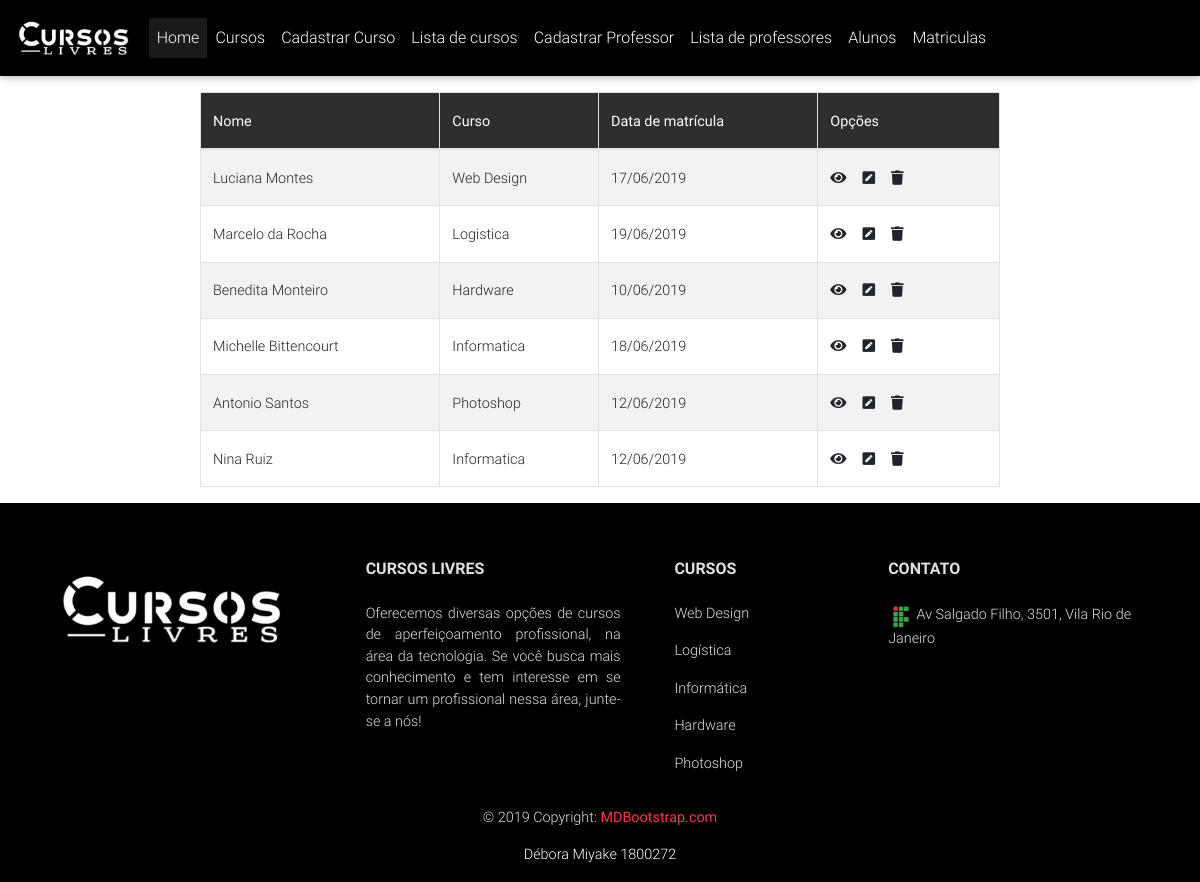
/projeto/matricula/listagem_matricula.php, run on the app's committed database.
### tables this page shows
CREATE TABLE `matricula` (
 `id_matricula` int(11) AUTO_INCREMENT PRIMARY KEY NOT NULL,
 `nome_aluno` varchar(30) NOT NULL,
 `curso` varchar(30) NOT NULL,
 `data` date NOT NULL
);

### projeto/matricula/models/lista_matricula_models.php (the view, shortened to what this page needs)
<?php
function listaMatricula() {
    $condb = new mysqli('localhost','root','','basedados');
    $sel = "SELECT * FROM matricula";
    $rs = $condb ->query($sel);
    $html = '<table class="table table-striped table-bordered my-3 col-md-8 container-fluid">
        <thead class="elegant-color white-text">
            <tr>
            <th score="col">Nome</th>
            <th score="col">Curso</th>
            <th score="col">Data de matrícula</th>
            <th score="col">Opções</th>
            </tr>
        </thead>
        <tbody>';
    while($matricula = $rs -> fetch_assoc()){
        $html .= '<tr>';
        $html .= '<td>'.$matricula['nome_aluno'].'</td>';
        $html .= '<td>'.$matricula['curso'].'</td>';
        $html .= '<td>'.date('d/m/Y',strtotime($matricula['data'])).'</td>';
        $html .= '<td>'.getActionButtons($matricula['id_matricula']).'</td>';
        $html .= '</tr>';
    };
    $html .= '</tboby></table>';
    return $html;
};
function getActionButtons($id){
        $html = '<a href= "../matricula/visualizar.php?id='.$id.'"><i class="fas fa-eye mr-3"></i></a>';
        $html .= '<a href= "../matricula/editar.php?id='.$id.'"><i class="fas fa-pen-square mr-3"></i></a>';
        $html .= '<a href= "../matricula/remover.php?id='.$id.'"><i class="fas fa-trash mr-3"></i></a>';
    return $html;
};
?>

### projeto/views/header.php (shortened to what this page needs)
<!DOCTYPE html>
<html lang="pt-br">
<head>
  <link rel="stylesheet" href="https://use.fontawesome.com/releases/v5.7.0/css/all.css">
  <link href="<?=BASEURL?>assets/mdb/css/bootstrap.min.css" rel="stylesheet">
  <link href="<?=BASEURL?>assets/mdb/css/mdb.min.css" rel="stylesheet">
  <link href="<?=BASEURL?>css/css.css" rel="stylesheet">
</head>
<body>

### projeto/views/navbar_adm.php (shortened to what this page needs)
<nav class="mb-1 navbar navbar-expand-lg navbar-dark black">
  <a class="navbar-brand" href="#">
    <img src="img/logo.png" height="50" alt="logo">
  </a>
  <div class="collapse navbar-collapse" id="navbarSupportedContent-333">
    <ul class="navbar-nav mr-auto">
      <li class="nav-item active">
        <a class="nav-link" href="/projeto">Home
        </a>
      </li>
      <li class="nav-item dropdown">
        <a class="nav-link" href="<?=BASEURL?>curso/curso.php">Cursos
        </a>
      </li>
      <li class="nav-item dropdown">
        <a class="nav-link" href="<?=BASEURL?>curso/cadastro.php">Cadastrar Curso
        </a>
      </li>
      <li class="nav-item dropdown">
        <a class="nav-link" href="<?=BASEURL?>curso/listagem_curso.php">Lista de cursos
        </a>
      </li>
      <li class="nav-item dropdown">
        <a class="nav-link" href="<?=BASEURL?>professor/cadastro.php"> Cadastrar Professor
        </a>
      </li>
      <li class="nav-item dropdown">
        <a class="nav-link" href="<?=BASEURL?>professor/listagem_prof.php">Lista de professores
        </a>
      </li>
      <li class="nav-item dropdown">
        <a class="nav-link" href="<?=BASEURL?>listagem_aluno.php">Alunos
        </a>
      </li>
      <li class="nav-item dropdown">
        <a class="nav-link" href="<?=BASEURL?>matricula/listagem_matricula.php">Matriculas
        </a>
      </li>
    </ul>
  </div>
</nav>

### projeto/matricula/listagem_matricula.php (shortened to what this page needs)
<?php
include '../views/header.php';
include '../views/navbar_adm.php';
include 'models/lista_matricula_models.php';
echo listaMatricula();
include '../views/rodape.php';
include '../views/footer.php';
?>

### projeto/views/rodape.php
<footer class="page-footer font-small black text-light pt-4">
    <div class="container text-center text-md-left">
      <div class="row text-center text-md-left mt-3 pb-3">
        <div class="col-md-3 mx-auto mt-3">
           <img src="img/logo.png" height="100" alt="logotipo">
        </div>
         <div class="col-md-3 col-lg-3 col-xl-3 mx-auto mt-3 text-justify">
          <h6 class="text-uppercase mb-4 font-weight-bold">Cursos Livres</h6>
          <p>Oferecemos diversas opções de cursos de aperfeiçoamento profissional, na área da tecnologia. Se você busca mais conhecimento e tem interesse em se tornar um profissional nessa área, junte-se a nós!</p>
        </div>
        <div class="col-md-4 col-lg-6 col-xl-2 mx-auto mt-3">
          <h6 class="text-uppercase mb-4 font-weight-bold">CURSOS</h6>
          <p>
            Web Design
          </p>
          <p>
         	 Logística
          </p>
           <p>
            Informática
          </p>
          <p>
            Hardware
          </p>
           <p>
            Photoshop
          </p>
        </div>
        <div class="col-md-3 col-lg-3 col-xl-3 mx-auto mt-3">
          <h6 class="text-uppercase mb-4 font-weight-bold">Contato</h6>
          <p>
            <img src="img/if.png" height="25" alt="logotipo if"> Av Salgado Filho, 3501, Vila Rio de Janeiro
          </p>
        </div>
      </div>
      <div class="row align-items-center container-fluid ">
        <div class="col-md-6 col-lg-8 text-center container-fluid">
          <p class="text-center container-fluid">© 2019 Copyright:
            <a href="https://mdbootstrap.com/education/bootstrap/">
              <strong class="text-danger"> MDBootstrap.com</strong>
              <p>Débora Miyake 1800272</p>
            </a>
          </p>
        </div>
      </div>
    </div>
  </footer>

### projeto/views/footer.php (shortened to what this page needs)
</body>
</html>

### data on the page
matricula: nome_aluno "Luciana Montes", curso "Web Design", data "17/06/2019"
matricula: nome_aluno "Marcelo da Rocha", curso "Logistica", data "19/06/2019"
matricula: nome_aluno "Benedita Monteiro", curso "Hardware", data "10/06/2019"
matricula: nome_aluno "Michelle Bittencourt", curso "Informatica", data "18/06/2019"
matricula: nome_aluno "Antonio Santos", curso "Photoshop", data "12/06/2019"
matricula: nome_aluno "Nina Ruiz", curso "Informatica", data "12/06/2019"
